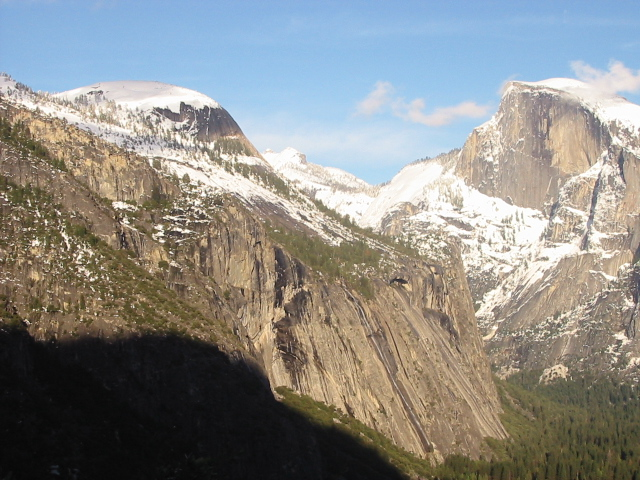
#> input picture Trabajo 2/imagenes/yosemite1.jpg, 640 x 480 px
$ python trabajo2.py
#> lines starting #> are read from the running program, lines starting #| are printed output that depends on the picture
# -*- coding: utf-8 -*-
"""

Francisco Javier Caracuel Beltrán

VC - Visión por Computador

4º - GII - CCIA - ETSIIT - UGR

Curso 2017/2018

Trabajo 2 - Dirección de puntos relevantes y Construcción de panoramas s

"""

import cv2
import numpy as np
import copy
import math
import random
from matplotlib import pyplot as plt
from matplotlib import image as mpimg

################################################################################
# Configuración general
#

# Ruta hacia las imágenes
path = "imagenes/"

# Texto que se muestra para continuar ejecutando el fichero
continue_text = "Pulsa \"Enter\" para continuar..."

# Título para las imágenes
img_title = ""

# Número de columnas que tendrá la tabla con la salida de las imágenes
num_cols = 3

# Esquema de color que se utiliza por defecto para convertir las imágenes
cmap = cv2.COLOR_RGB2GRAY

# Se indica que se muestren la longitud completa de las matrices
np.set_printoptions(threshold=np.nan)

# Se inicializa SIFT
orb = cv2.ORB_create()
sift = cv2.xfeatures2d.SIFT_create()

#
################################################################################

################################################################################
# Utils
#

def set_c_map(imgs, cmap = cv2.COLOR_RGB2BGR):
    """
    Asigna un esquema de color a todas las imágenes que se reciben.

    Si se recibe una lista, las imágenes verán reflejadas su nuevo esquema de
    color directamente.
    Si se recibe una imagen, es necesario hacer una asignación con el resultado
    de aplicar esta función.

    ------------
    Para aplicar el color se puede utilizar:
    - cv2.COLOR_RGB2BGR (color)
    - cv2.COLOR_RGB2GRAY (escala de grises)
    - ...
    """

    # Se comprueba si el elemento que se recibe es una imagen o es una lista
    # con imágenes.
    if isinstance(imgs, list):

        # Se guarda la longitud de la lista de imágenes
        length = len(imgs)

        # Es una lista de imágenes, por lo que se recorre cada una para cambiar
        # el esquema de color
        for i in range(length):
            imgs[i] = cv2.cvtColor(imgs[i], cmap)


    else:

        # Si es una imagen se le aplica el esquema de color
        imgs = cv2.cvtColor(imgs, cmap)

    return imgs

# [1070 lines left out: functions show_images, convolution_b, convolution_c, convolution_d, generate_gaussian_pyr_imgs, get_block_size and 17 more, not called in this run]

#
################################################################################

################################################################################
# Ejecuciones
#

# En caso de utilizar este fichero de manera externa para el uso de sus
# funciones no se ejecutará ningún código
if __name__ == "__main__":

    # Se insertan los ejercicios que se quieren ejecutar
    ex = list()

    # 1.a:
    ex.append(1)

    # 1.b
    ex.append(2)

    # 1.c:
    ex.append(3)

    # 1.d:
    ex.append(4)

    # 2:
    ex.append(5)

    # 3:
    ex.append(6)

    # 4:
    ex.append(7)

    # Listas para la visualización de las imágenes
    imgs = []
    imgs_title = []

    # Se cargan las imágenes a mostrar, se aplica el esquema de color, se
    # convierten los valores a flotantes para trabajar bien con ellos y se le
    # asigna un título
    img1 = cv2.imread(path+'yosemite1.jpg')
#> img1 is the input picture: shape (480, 640, 3); mean B, G, R 135.4, 139.3, 139.5
    img1 = set_c_map(img1, cmap)
#> in set_c_map, `imgs = cv2.cvtColor(imgs, cmap)`:
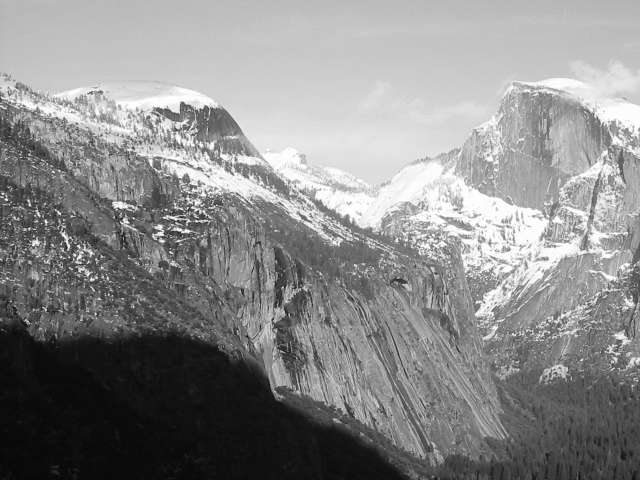
#> imgs: shape (480, 640); min 6, max 255, mean 138.2
    img1 = np.float32(img1)
#> img1: shape (480, 640) float32
    img_title1 = "Yosemite1"

    # Imágenes Yosemite
    yos1 = mpimg.imread(path+'yosemite1.jpg')
    #yos1 = set_c_map(yos1)
    #yos1 = np.float32(yos1)
    yos_title1 = "Yosemite1"

    yos2 = mpimg.imread(path+'yosemite2.jpg')
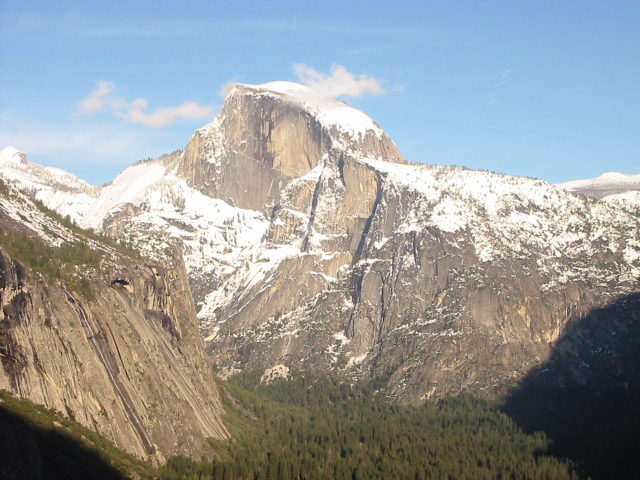
#> input picture Trabajo 2/imagenes/yosemite2.jpg, 640 x 480 px
#> yos2 is the input picture: shape (480, 640, 3); mean R, G, B 151.7, 155.5, 155.6
    #yos2 = set_c_map(yos2, cmap)
    #yos2 = np.float32(yos2)
    yos_title2 = "Yosemite2"

    yos3 = mpimg.imread(path+'yosemite3.jpg')
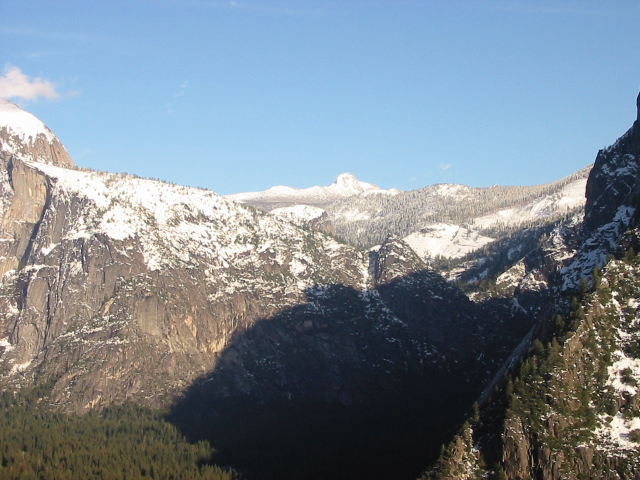
#> input picture Trabajo 2/imagenes/yosemite3.jpg, 640 x 480 px
#> yos3 is the input picture: shape (480, 640, 3); mean R, G, B 123.3, 135.4, 145.3
    #yos3 = set_c_map(yos3, cmap)
    #yos3 = np.float32(yos3)
    yos_title3 = "Yosemite3"

    yos4 = mpimg.imread(path+'yosemite4.jpg')
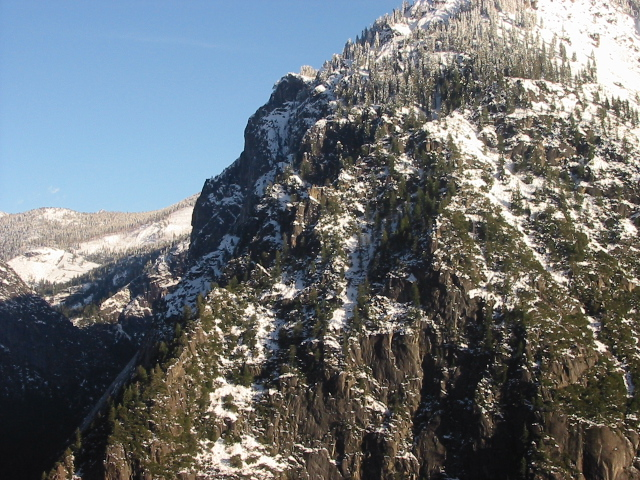
#> input picture Trabajo 2/imagenes/yosemite4.jpg, 640 x 480 px
#> yos4 is the input picture: shape (480, 640, 3); mean R, G, B 107.1, 112.1, 115.4
    #yos4 = set_c_map(yos4, cmap)
    #yos4 = np.float32(yos4)
    yos_title4 = "Yosemite4"

    yos5 = mpimg.imread(path+'yosemite5.jpg')
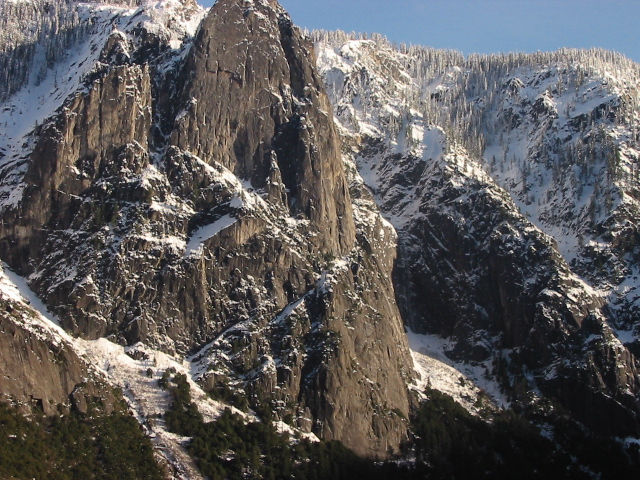
#> input picture Trabajo 2/imagenes/yosemite5.jpg, 640 x 480 px
#> yos5 is the input picture: shape (480, 640, 3); mean R, G, B 91.3, 89.2, 89.7
    #yos5 = set_c_map(yos5, cmap)
    #yos5 = np.float32(yos5)
    yos_title5 = "Yosemite5"

    yos6 = mpimg.imread(path+'yosemite6.jpg')
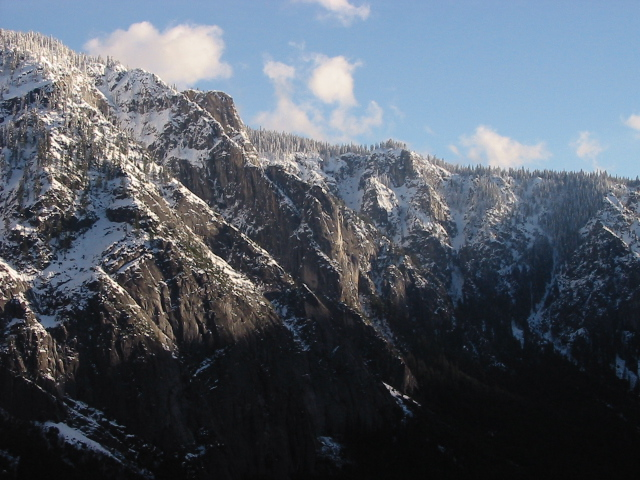
#> input picture Trabajo 2/imagenes/yosemite6.jpg, 640 x 480 px
#> yos6 is the input picture: shape (480, 640, 3); mean R, G, B 83.3, 91.2, 102.1
    #yos6 = set_c_map(yos6, cmap)
    #yos6 = np.float32(yos6)
    yos_title6 = "Yosemite6"

#> (the run stopped early here; a loop or call above may not have finished)
